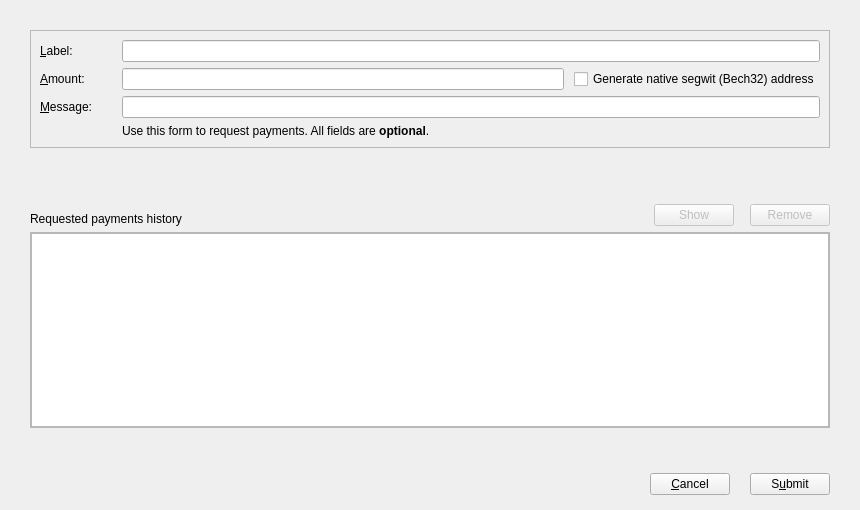
<?xml version="1.0" encoding="UTF-8"?>
<ui version="4.0">
 <class>ReceiveCoinsDialog</class>
 <widget class="QWidget" name="ReceiveCoinsDialog">
  <property name="geometry">
   <rect>
    <x>0</x>
    <y>0</y>
    <width>860</width>
    <height>510</height>
   </rect>
  </property>
  <property name="windowTitle">
   <string>Request payment</string>
  </property>
  <layout class="QVBoxLayout" name="verticalLayout">
   <property name="spacing">
    <number>0</number>
   </property>
   <property name="leftMargin">
    <number>0</number>
   </property>
   <property name="topMargin">
    <number>0</number>
   </property>
   <property name="rightMargin">
    <number>0</number>
   </property>
   <property name="bottomMargin">
    <number>0</number>
   </property>
   <item>
    <widget class="QWidget" name="widgetPayment" native="true">
     <layout class="QVBoxLayout" name="verticalLayout_3">
      <property name="leftMargin">
       <number>30</number>
      </property>
      <property name="topMargin">
       <number>30</number>
      </property>
      <property name="rightMargin">
       <number>30</number>
      </property>
      <property name="bottomMargin">
       <number>30</number>
      </property>
      <item>
       <widget class="QFrame" name="frameRequest">
        <property name="sizePolicy">
         <sizepolicy hsizetype="Preferred" vsizetype="Fixed">
          <horstretch>0</horstretch>
          <verstretch>0</verstretch>
         </sizepolicy>
        </property>
        <property name="frameShape">
         <enum>QFrame::StyledPanel</enum>
        </property>
        <property name="frameShadow">
         <enum>QFrame::Sunken</enum>
        </property>
        <layout class="QHBoxLayout" name="horizontalLayout_4">
         <property name="leftMargin">
          <number>9</number>
         </property>
         <property name="topMargin">
          <number>9</number>
         </property>
         <property name="rightMargin">
          <number>9</number>
         </property>
         <property name="bottomMargin">
          <number>9</number>
         </property>
         <item>
          <layout class="QGridLayout" name="gridLayout">
           <property name="horizontalSpacing">
            <number>15</number>
           </property>
           <item row="3" column="0">
            <widget class="QLabel" name="label_2">
             <property name="toolTip">
              <string>An optional label to associate with the new receiving address.</string>
             </property>
             <property name="text">
              <string>&amp;Label:</string>
             </property>
             <property name="buddy">
              <cstring>reqLabel</cstring>
             </property>
            </widget>
           </item>
           <item row="5" column="0">
            <widget class="QLabel" name="label_3">
             <property name="toolTip">
              <string>An optional message to attach to the payment request, which will be displayed when the request is opened. Note: The message will not be sent with the payment over the BITCOIN2network.</string>
             </property>
             <property name="text">
              <string>&amp;Message:</string>
             </property>
             <property name="buddy">
              <cstring>reqMessage</cstring>
             </property>
            </widget>
           </item>
           <item row="5" column="2">
            <widget class="QLineEdit" name="reqMessage">
             <property name="toolTip">
              <string>An optional message to attach to the payment request, which will be displayed when the request is opened. Note: The message will not be sent with the payment over the BITCOIN2network.</string>
             </property>
            </widget>
           </item>
           <item row="3" column="2">
            <widget class="QLineEdit" name="reqLabel">
             <property name="toolTip">
              <string>An optional label to associate with the new receiving address.</string>
             </property>
            </widget>
           </item>
           <item row="4" column="0">
            <widget class="QLabel" name="label">
             <property name="toolTip">
              <string>An optional amount to request. Leave this empty or zero to not request a specific amount.</string>
             </property>
             <property name="text">
              <string>&amp;Amount:</string>
             </property>
             <property name="buddy">
              <cstring>reqAmount</cstring>
             </property>
            </widget>
           </item>
           <item row="4" column="2">
            <layout class="QHBoxLayout" name="horizontalLayout_5">
             <property name="spacing">
              <number>10</number>
             </property>
             <item>
              <widget class="BitcoinAmountField" name="reqAmount">
               <property name="sizePolicy">
                <sizepolicy hsizetype="Expanding" vsizetype="Fixed">
                 <horstretch>0</horstretch>
                 <verstretch>0</verstretch>
                </sizepolicy>
               </property>
               <property name="minimumSize">
                <size>
                 <width>80</width>
                 <height>0</height>
                </size>
               </property>
               <property name="toolTip">
                <string>An optional amount to request. Leave this empty or zero to not request a specific amount.</string>
               </property>
              </widget>
             </item>
             <item>
              <widget class="QCheckBox" name="useBech32">
               <property name="sizePolicy">
                <sizepolicy hsizetype="Fixed" vsizetype="Fixed">
                 <horstretch>0</horstretch>
                 <verstretch>0</verstretch>
                </sizepolicy>
               </property>
               <property name="maximumSize">
                <size>
                 <width>1000</width>
                 <height>16777215</height>
                </size>
               </property>
               <property name="focusPolicy">
                <enum>Qt::StrongFocus</enum>
               </property>
               <property name="toolTip">
                <string>Native segwit addresses (aka Bech32 or BIP-173) reduce your transaction fees later on and offer better protection against typos, but old wallets don't support them. When unchecked, an address compatible with older wallets will be created instead.</string>
               </property>
               <property name="text">
                <string>Generate native segwit (Bech32) address</string>
               </property>
              </widget>
             </item>
            </layout>
           </item>
           <item row="7" column="0" colspan="3">
            <spacer name="verticalSpacer">
             <property name="orientation">
              <enum>Qt::Vertical</enum>
             </property>
             <property name="sizeHint" stdset="0">
              <size>
               <width>20</width>
               <height>0</height>
              </size>
             </property>
            </spacer>
           </item>
           <item row="6" column="2">
            <widget class="QLabel" name="label_5">
             <property name="text">
              <string>Use this form to request payments. All fields are &lt;b&gt;optional&lt;/b&gt;.</string>
             </property>
            </widget>
           </item>
          </layout>
         </item>
        </layout>
       </widget>
      </item>
      <item>
       <spacer name="verticalSpacer_2">
        <property name="orientation">
         <enum>Qt::Vertical</enum>
        </property>
        <property name="sizeType">
         <enum>QSizePolicy::Fixed</enum>
        </property>
        <property name="sizeHint" stdset="0">
         <size>
          <width>10</width>
          <height>50</height>
         </size>
        </property>
       </spacer>
      </item>
      <item>
       <layout class="QHBoxLayout" name="horizontalLayout_2">
        <item>
         <widget class="QLabel" name="label_6">
          <property name="font">
           <font>
            <weight>50</weight>
            <bold>false</bold>
           </font>
          </property>
          <property name="text">
           <string>Requested payments history</string>
          </property>
          <property name="alignment">
           <set>Qt::AlignBottom|Qt::AlignLeading|Qt::AlignLeft</set>
          </property>
         </widget>
        </item>
        <item>
         <spacer name="horizontalSpacer_3">
          <property name="orientation">
           <enum>Qt::Horizontal</enum>
          </property>
          <property name="sizeType">
           <enum>QSizePolicy::Expanding</enum>
          </property>
          <property name="sizeHint" stdset="0">
           <size>
            <width>70</width>
            <height>20</height>
           </size>
          </property>
         </spacer>
        </item>
        <item>
         <widget class="BITCOIN2PushButton" name="showRequestButton">
          <property name="enabled">
           <bool>false</bool>
          </property>
          <property name="toolTip">
           <string>Show the selected request (does the same as double clicking an entry)</string>
          </property>
          <property name="text">
           <string>Show</string>
          </property>
          <property name="icon">
           <iconset resource="../bitcoin.qrc">
            <normaloff>:/icons/show</normaloff>:/icons/show</iconset>
          </property>
          <property name="iconSize">
           <size>
            <width>22</width>
            <height>16</height>
           </size>
          </property>
          <property name="autoDefault">
           <bool>false</bool>
          </property>
         </widget>
        </item>
        <item>
         <spacer name="horizontalSpacer_4">
          <property name="orientation">
           <enum>Qt::Horizontal</enum>
          </property>
          <property name="sizeType">
           <enum>QSizePolicy::Fixed</enum>
          </property>
          <property name="sizeHint" stdset="0">
           <size>
            <width>10</width>
            <height>20</height>
           </size>
          </property>
         </spacer>
        </item>
        <item>
         <widget class="BITCOIN2PushButton" name="removeRequestButton">
          <property name="enabled">
           <bool>false</bool>
          </property>
          <property name="toolTip">
           <string>Remove the selected entries from the list</string>
          </property>
          <property name="text">
           <string>Remove</string>
          </property>
          <property name="icon">
           <iconset resource="../bitcoin.qrc">
            <normaloff>:/icons/remove</normaloff>:/icons/remove</iconset>
          </property>
          <property name="autoDefault">
           <bool>false</bool>
          </property>
         </widget>
        </item>
       </layout>
      </item>
      <item>
       <widget class="QFrame" name="frame">
        <property name="sizePolicy">
         <sizepolicy hsizetype="Preferred" vsizetype="Expanding">
          <horstretch>0</horstretch>
          <verstretch>0</verstretch>
         </sizepolicy>
        </property>
        <property name="frameShape">
         <enum>QFrame::StyledPanel</enum>
        </property>
        <property name="frameShadow">
         <enum>QFrame::Raised</enum>
        </property>
        <layout class="QVBoxLayout" name="verticalLayout_2">
         <property name="spacing">
          <number>0</number>
         </property>
         <property name="leftMargin">
          <number>0</number>
         </property>
         <property name="topMargin">
          <number>0</number>
         </property>
         <property name="rightMargin">
          <number>0</number>
         </property>
         <property name="bottomMargin">
          <number>0</number>
         </property>
         <item>
          <widget class="QTableView" name="recentRequestsView">
           <property name="contextMenuPolicy">
            <enum>Qt::CustomContextMenu</enum>
           </property>
           <property name="tabKeyNavigation">
            <bool>false</bool>
           </property>
           <property name="sortingEnabled">
            <bool>true</bool>
           </property>
          </widget>
         </item>
        </layout>
       </widget>
      </item>
     </layout>
    </widget>
   </item>
   <item>
    <widget class="QWidget" name="buttonsContainerWhite" native="true">
     <layout class="QVBoxLayout" name="verticalLayout_4">
      <property name="leftMargin">
       <number>30</number>
      </property>
      <property name="topMargin">
       <number>15</number>
      </property>
      <property name="rightMargin">
       <number>30</number>
      </property>
      <property name="bottomMargin">
       <number>15</number>
      </property>
      <item>
       <layout class="QHBoxLayout" name="horizontalLayout_3">
        <property name="spacing">
         <number>20</number>
        </property>
        <item>
         <spacer name="horizontalSpacer">
          <property name="orientation">
           <enum>Qt::Horizontal</enum>
          </property>
          <property name="sizeHint" stdset="0">
           <size>
            <width>40</width>
            <height>20</height>
           </size>
          </property>
         </spacer>
        </item>
        <item>
         <widget class="QPushButton" name="cancelButton">
          <property name="text">
           <string>&amp;Cancel</string>
          </property>
         </widget>
        </item>
        <item>
         <widget class="QPushButton" name="receiveButton">
          <property name="text">
           <string>S&amp;ubmit</string>
          </property>
         </widget>
        </item>
       </layout>
      </item>
     </layout>
    </widget>
   </item>
  </layout>
 </widget>
 <customwidgets>
  <customwidget>
   <class>BitcoinAmountField</class>
   <extends>QLineEdit</extends>
   <header>qt/bitcoinamountfield.h</header>
   <container>1</container>
  </customwidget>
  <customwidget>
   <class>BITCOIN2PushButton</class>
   <extends>QPushButton</extends>
   <header>qt/bitcoin2pushbutton.h</header>
  </customwidget>
 </customwidgets>
 <tabstops>
  <tabstop>showRequestButton</tabstop>
  <tabstop>removeRequestButton</tabstop>
 </tabstops>
 <resources>
  <include location="../bitcoin.qrc"/>
 </resources>
 <connections/>
</ui>
